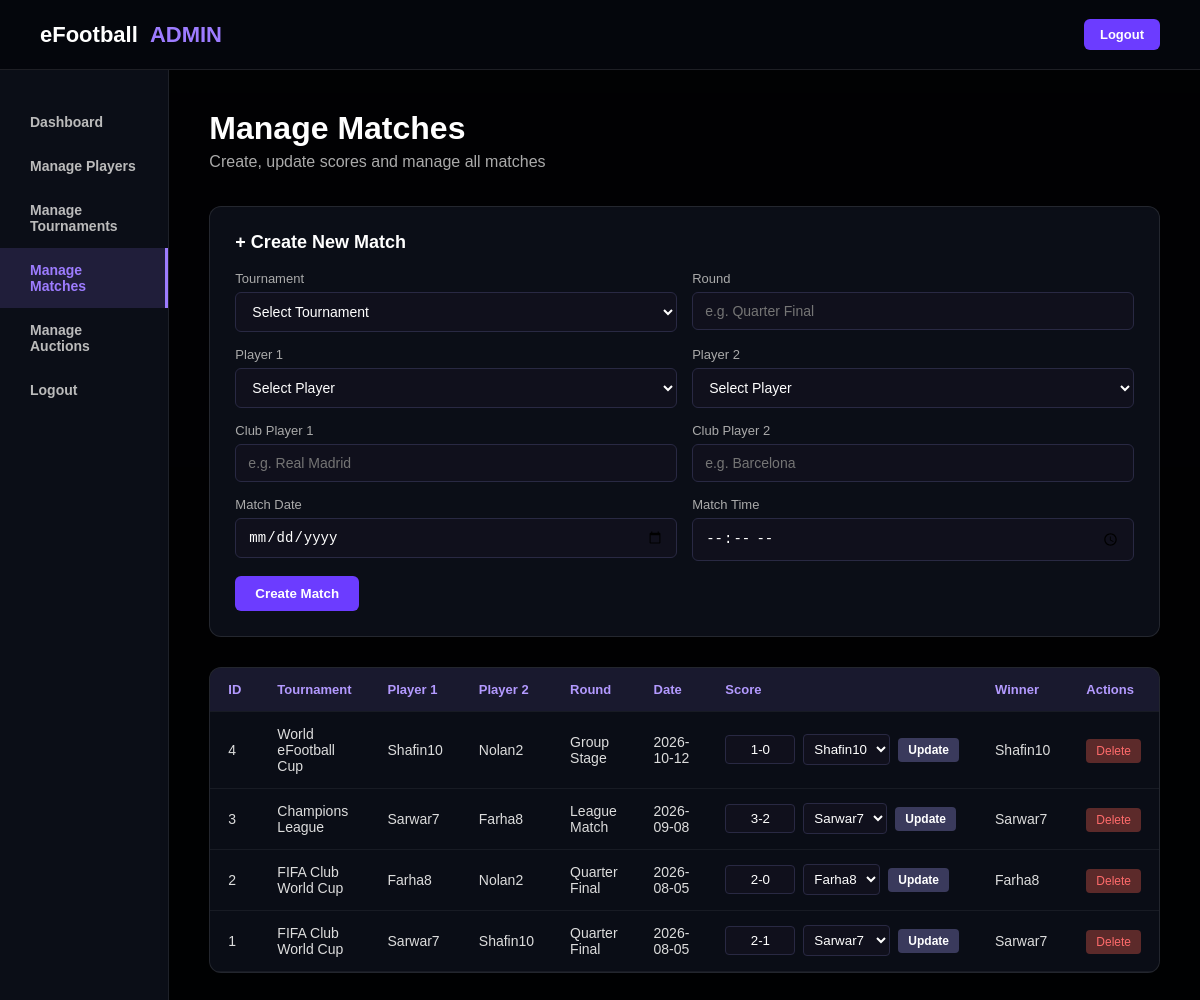
The page /manage_matches.php (signed in) on the database its author committed.
### tables this page shows
CREATE TABLE Matches (
    Match_ID INT PRIMARY KEY AUTO_INCREMENT,
    Tournament_ID INT,
    Player1_ID INT,
    Player2_ID INT,
    Club_Player1 VARCHAR(50),
    Club_Player2 VARCHAR(50),
    Match_Date DATE,
    Match_Time TIME,
    Match_Round VARCHAR(30),
    Final_Score VARCHAR(10),
    Winner_ID INT,

    FOREIGN KEY (Tournament_ID) REFERENCES Tournaments(Tournament_ID),
    FOREIGN KEY (Player1_ID) REFERENCES Players(Player_ID),
    FOREIGN KEY (Player2_ID) REFERENCES Players(Player_ID),
    FOREIGN KEY (Winner_ID) REFERENCES Players(Player_ID)
);

CREATE TABLE Tournaments (
    Tournament_ID INT PRIMARY KEY AUTO_INCREMENT,
    Tournament_Name VARCHAR(100) NOT NULL,
    Tournament_Type ENUM('Knockout','League','Group Stage'),
    Prize_Pool DECIMAL(10,2),
    Registration_Deadline DATE,
    Maximum_Players INT,
    Tournament_Status ENUM('Upcoming','Ongoing','Completed'),
    Start_Date DATE,
    End_Date DATE
);

CREATE TABLE Players (
    Player_ID INT PRIMARY KEY AUTO_INCREMENT,
    Gamer_Tag VARCHAR(50) NOT NULL UNIQUE,
    Real_Name VARCHAR(100) NOT NULL,
    Country VARCHAR(50),
    Email VARCHAR(100) UNIQUE,
    Platform ENUM('PC','PS5','Mobile'),
    Favorite_Club VARCHAR(50),
    Preferred_Formation VARCHAR(20),
    Join_Date DATE
);

### manage_matches.php (the view, shortened to what this page needs)
<?php
require_once "db.php";
$matches = mysqli_query($conn, "
    SELECT m.*,
           t.Tournament_Name,
           p1.Gamer_Tag AS Player1_Name,
           p2.Gamer_Tag AS Player2_Name,
           w.Gamer_Tag AS Winner_Name
    FROM Matches m
    LEFT JOIN Tournaments t ON m.Tournament_ID = t.Tournament_ID
    LEFT JOIN Players p1 ON m.Player1_ID = p1.Player_ID
    LEFT JOIN Players p2 ON m.Player2_ID = p2.Player_ID
    LEFT JOIN Players w ON m.Winner_ID = w.Player_ID
    ORDER BY m.Match_ID DESC
");
?>
<!DOCTYPE html>
<html lang="en">
<head>
    <link rel="stylesheet" href="admin.css">
</head>
<body>
<header class="topbar">
    <div class="logo">eFootball <span>ADMIN</span></div>
    <div class="admin-info">
        <a href="logout.php" class="logout-btn">Logout</a>
    </div>
</header>
<div class="admin-layout">
    <aside class="sidebar">
        <a href="admin_dashboard.php">Dashboard</a>
        <a href="manage_players.php">Manage Players</a>
        <a href="manage_tournaments.php">Manage Tournaments</a>
        <a href="manage_matches.php" class="active">Manage Matches</a>
        <a href="manage_auctions.php">Manage Auctions</a>
        <a href="logout.php">Logout</a>
    </aside>
    <main class="main-content">
        <h1>Manage Matches</h1>
        <p class="subtitle">Create, update scores and manage all matches</p>
        <div class="form-box">
            <h2>+ Create New Match</h2>
            <form method="POST">
                <div class="form-row">
                    <div class="form-group">
                        <label>Tournament</label>
                        <select name="tournament_id" required>
                            <option value="">Select Tournament</option>
                        </select>
                    </div>
                    <div class="form-group">
                        <label>Round</label>
                        <input type="text" name="match_round" placeholder="e.g. Quarter Final" required>
                    </div>
                </div>
                <div class="form-row">
                    <div class="form-group">
                        <label>Player 1</label>
                        <select name="player1_id" required>
                            <option value="">Select Player</option>
                        </select>
                    </div>
                    <div class="form-group">
                        <label>Player 2</label>
                        <select name="player2_id" required>
                            <option value="">Select Player</option>
                        </select>
                    </div>
                </div>
                <div class="form-row">
                    <div class="form-group">
                        <label>Club Player 1</label>
                        <input type="text" name="club1" placeholder="e.g. Real Madrid" required>
                    </div>
                    <div class="form-group">
                        <label>Club Player 2</label>
                        <input type="text" name="club2" placeholder="e.g. Barcelona" required>
                    </div>
                </div>
                <div class="form-row">
                    <div class="form-group">
                        <label>Match Date</label>
                        <input type="date" name="match_date" required>
                    </div>
                    <div class="form-group">
                        <label>Match Time</label>
                        <input type="time" name="match_time" required>
                    </div>
                </div>
                <button type="submit" name="add_match" class="btn-primary">Create Match</button>
            </form>
        </div>
        <div class="table-container">
            <table>
                <thead>
                    <tr>
                        <th>ID</th>
                        <th>Tournament</th>
                        <th>Player 1</th>
                        <th>Player 2</th>
                        <th>Round</th>
                        <th>Date</th>
                        <th>Score</th>
                        <th>Winner</th>
                        <th>Actions</th>
                    </tr>
                </thead>
                <tbody>
                    <?php while ($m = mysqli_fetch_assoc($matches)): ?>
                    <tr>
                        <td><?php echo $m['Match_ID']; ?></td>
                        <td><?php echo htmlspecialchars($m['Tournament_Name'] ?? '-'); ?></td>
                        <td><?php echo htmlspecialchars($m['Player1_Name']); ?></td>
                        <td><?php echo htmlspecialchars($m['Player2_Name']); ?></td>
                        <td><?php echo htmlspecialchars($m['Match_Round']); ?></td>
                        <td><?php echo $m['Match_Date']; ?></td>
                        <td>
                            <form method="POST" class="score-form">
                                <input type="text" name="final_score" value="<?php echo htmlspecialchars($m['Final_Score'] ?? ''); ?>" placeholder="0-0">
                                <select name="winner_id">
                                    <option value="<?php echo $m['Player1_ID']; ?>" <?php echo $m['Winner_ID'] == $m['Player1_ID'] ? 'selected' : ''; ?>>
                                        <?php echo htmlspecialchars($m['Player1_Name']); ?>
                                    </option>
                                </select>
                                <button type="submit" name="update_score" class="btn-sm btn-update">Update</button>
                            </form>
                        </td>
                        <td><?php echo htmlspecialchars($m['Winner_Name'] ?? 'Draw / Pending'); ?></td>
                        <td>
                            <a href="?delete=<?php echo $m['Match_ID']; ?>" class="btn-delete" onclick="return confirm('Delete this match?')">Delete</a>
                        </td>
                    </tr>
                    <?php endwhile; ?>
                </tbody>
            </table>
        </div>
    </main>
</div>
</body>
</html>

### admin.css (style rules this page uses)
* { margin: 0; padding: 0; box-sizing: border-box; }
body { font-family: Arial, sans-serif; background: #05070d; color: white; min-height: 100vh; }
body::before { content: ""; position: fixed; inset: 0; background: linear-gradient(rgba(0,0,0,0.7), rgba(0,0,0,0.85)), url("Images/dashboard-bg.png") center/cover no-repeat; z-index: -1; }
.topbar { height: 70px; display: flex; align-items: center; justify-content: space-between; padding: 0 40px; background: rgba(5, 7, 13, 0.95); border-bottom: 1px solid rgba(255,255,255,0.1); }
.logo { font-size: 22px; font-weight: bold; }
.logo span { color: #9d7cff; margin-left: 6px; }
.admin-info { display: flex; align-items: center; gap: 20px; }
.logout-btn { background: #6c3cff; color: white; padding: 8px 16px; border-radius: 6px; text-decoration: none; font-size: 13px; font-weight: bold; }
.admin-layout { display: flex; min-height: calc(100vh - 70px); }
.sidebar { width: 240px; background: rgba(12, 15, 25, 0.95); border-right: 1px solid rgba(255,255,255,0.08); padding: 30px 0; display: flex; flex-direction: column; }
.sidebar a { color: #bbb; text-decoration: none; padding: 14px 30px; font-size: 14px; font-weight: bold; transition: 0.2s; }
.sidebar a:hover, .sidebar a.active { background: rgba(157, 124, 255, 0.15); color: #9d7cff; border-right: 3px solid #9d7cff; }
.main-content { flex: 1; padding: 40px; }
.main-content h1 { font-size: 32px; margin-bottom: 6px; }
.subtitle { color: #aaa; margin-bottom: 35px; }
.table-container { background: rgba(12, 15, 25, 0.9); border-radius: 12px; border: 1px solid rgba(255,255,255,0.1); overflow: hidden; margin-top: 20px; }
table { width: 100%; border-collapse: collapse; }
th, td { padding: 14px 18px; text-align: left; border-bottom: 1px solid rgba(255,255,255,0.06); }
th { background: rgba(157, 124, 255, 0.1); color: #b39aff; font-size: 13px; }
td { font-size: 14px; color: #ddd; }
.btn-delete { background: #5c2a2a; color: #ff6b6b; }

### manage_matches.php (style rules this page uses)
.form-box { background: rgba(12,15,25,0.95); border: 1px solid rgba(255,255,255,0.1); border-radius: 12px; padding: 25px; margin-bottom: 30px; }
.form-box h2 { margin-bottom: 18px; font-size: 18px; }
.form-row { display: grid; grid-template-columns: 1fr 1fr; gap: 15px; margin-bottom: 15px; }
.form-group { display: flex; flex-direction: column; gap: 6px; }
.form-group label { font-size: 13px; color: #aaa; }
.form-group input, .form-group select { background: #10101c; border: 1px solid #292943; color: white; padding: 10px 12px; border-radius: 6px; font-size: 14px; }
.btn-primary { background: #6c3cff; color: white; border: none; padding: 10px 20px; border-radius: 6px; font-weight: bold; cursor: pointer; }
.score-form { display: flex; gap: 8px; align-items: center; }
.score-form input { width: 70px; background: #10101c; border: 1px solid #292943; color: white; padding: 6px; border-radius: 4px; text-align: center; }
.score-form select { background: #10101c; border: 1px solid #292943; color: white; padding: 6px; border-radius: 4px; }
.btn-sm { padding: 5px 10px; font-size: 12px; border-radius: 4px; border: none; cursor: pointer; font-weight: bold; }
.btn-update { background: #3a3a5c; color: white; }
.btn-delete { background: #5c2a2a; color: #ff6b6b; text-decoration: none; padding: 5px 10px; border-radius: 4px; font-size: 12px; }

### rows shown on the page
matches: Match_ID "4", Tournament_ID.Tournament_Name "World eFootball Cup", Player1_ID.Gamer_Tag "Shafin10", Player2_ID.Gamer_Tag "Nolan2", Match_Round "Group Stage", Match_Date "2026-10-12", final_score "1-0", winner_id "Shafin10"
matches: Match_ID "3", Tournament_ID.Tournament_Name "Champions League", Player1_ID.Gamer_Tag "Sarwar7", Player2_ID.Gamer_Tag "Farha8", Match_Round "League Match", Match_Date "2026-09-08", final_score "3-2", winner_id "Sarwar7"
matches: Match_ID "2", Tournament_ID.Tournament_Name "FIFA Club World Cup", Player1_ID.Gamer_Tag "Farha8", Player2_ID.Gamer_Tag "Nolan2", Match_Round "Quarter Final", Match_Date "2026-08-05", final_score "2-0", winner_id "Farha8"
matches: Match_ID "1", Tournament_ID.Tournament_Name "FIFA Club World Cup", Player1_ID.Gamer_Tag "Sarwar7", Player2_ID.Gamer_Tag "Shafin10", Match_Round "Quarter Final", Match_Date "2026-08-05", final_score "2-1", winner_id "Sarwar7"
